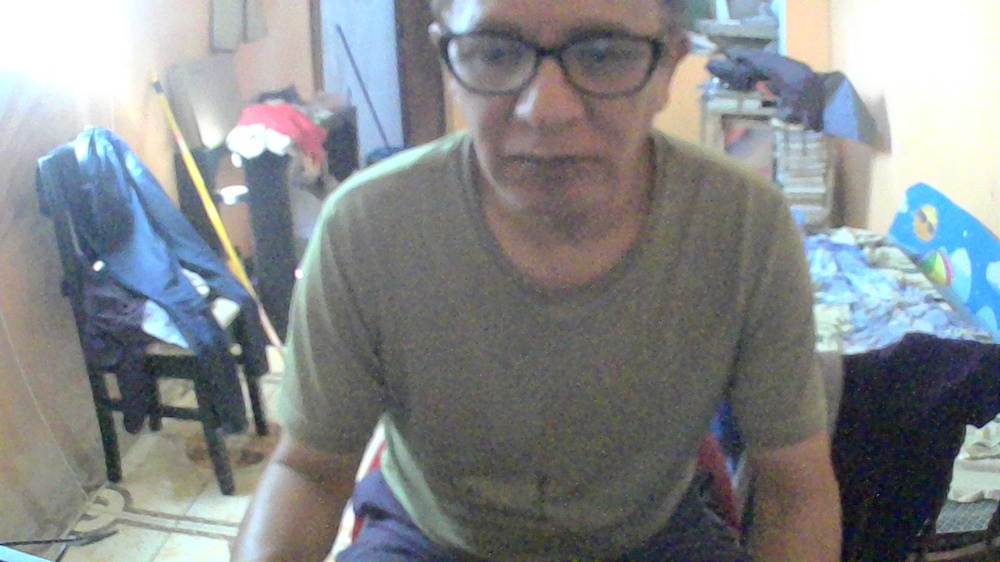
#> input picture temp_uploads/25853baf-da17-422c-9003-387f1fdacb59.jpg, 1000 x 562 px, shrunk from 1920 x 1080 before the run
$ python -i image_preprocessor.py   (imports and definitions only)
#> lines starting #> are read from the running program, lines starting #| are printed output that depends on the picture; after the words box and inside, x2 and y2 are one past the last pixel; in counts of white or black regions, pixels touching at a corner belong together
#> in procesar_completo, imagen is the input picture: shape (562, 1000, 3); mean B, G, R 138.2, 136.4, 132.8
"""
Image Preprocessor - Versión básica para compatibilidad
app/services/image_preprocessor.py

NOTA: Esta es la versión básica usada por vision_service_v2.py
Para la versión mejorada, usa image_preprocessor_v2.py
"""

import cv2
import numpy as np
from pathlib import Path
from typing import Tuple, Dict


class ImagePreprocessor:
    """Pre-procesador básico de imágenes."""

    def __init__(self):
        pass

    def corregir_perspectiva(self, imagen: np.ndarray) -> np.ndarray:
        """Corrección básica de perspectiva."""
        try:
            gray = cv2.cvtColor(imagen, cv2.COLOR_BGR2GRAY)
            blur = cv2.GaussianBlur(gray, (5, 5), 0)
            edges = cv2.Canny(blur, 50, 150)
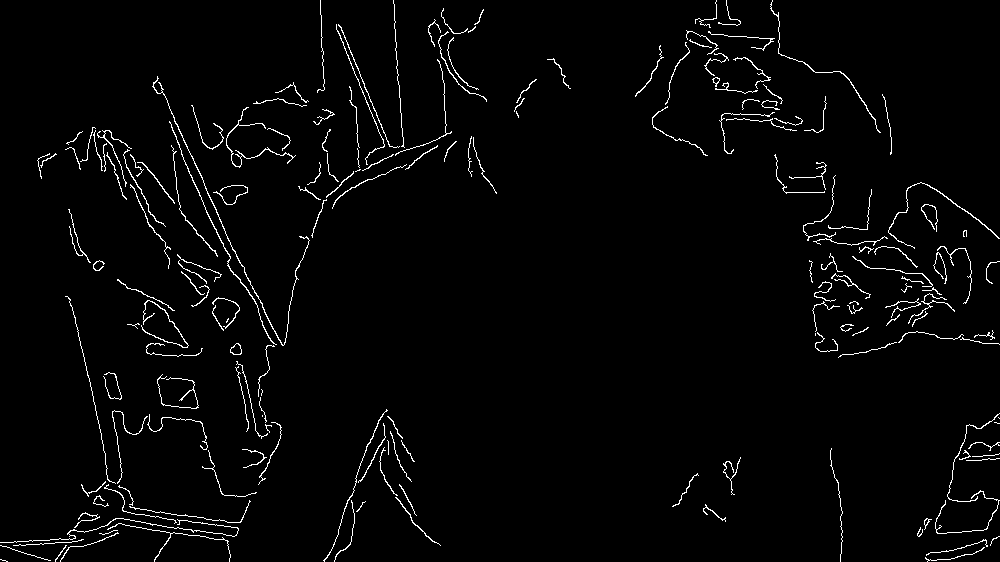
#> edges: shape (562, 1000); 2.4% white in thin lines or dots

            contours, _ = cv2.findContours(edges, cv2.RETR_EXTERNAL, cv2.CHAIN_APPROX_SIMPLE)
#> contours = 181 contours, 141 with area under 20; largest, box (x1, y1, x2, y2) and area: (152, 76, 310, 346) 113, (230, 343, 242, 355) 92, (169, 121, 277, 345) 88, (888, 182, 1000, 249) 76, (226, 107, 296, 168) 64

            if contours:
                largest = max(contours, key=cv2.contourArea)
#> largest = contour of 569 points, box (x1, y1, x2, y2) (152, 76, 310, 346), area 113
                epsilon = 0.02 * cv2.arcLength(largest, True)
#> epsilon = 19
                approx = cv2.approxPolyDP(largest, epsilon, True)
#> approx = [[157, 76], [283, 345], [309, 240], [283, 345]]

                if len(approx) == 4:
                    pts = approx.reshape(4, 2).astype("float32")
#> pts = [[157, 76], [283, 345], [309, 240], [283, 345]]
                    # Transformación básica
                    return imagen

            return imagen
        except:
            return imagen

    def mejorar_iluminacion(self, imagen: np.ndarray) -> np.ndarray:
        """Mejora básica de iluminación."""
        try:
            lab = cv2.cvtColor(imagen, cv2.COLOR_BGR2LAB)
#> lab: shape (562, 1000, 3); mean of channels 0, 1, 2 142.4, 127.8, 126.7
            l, a, b = cv2.split(lab)
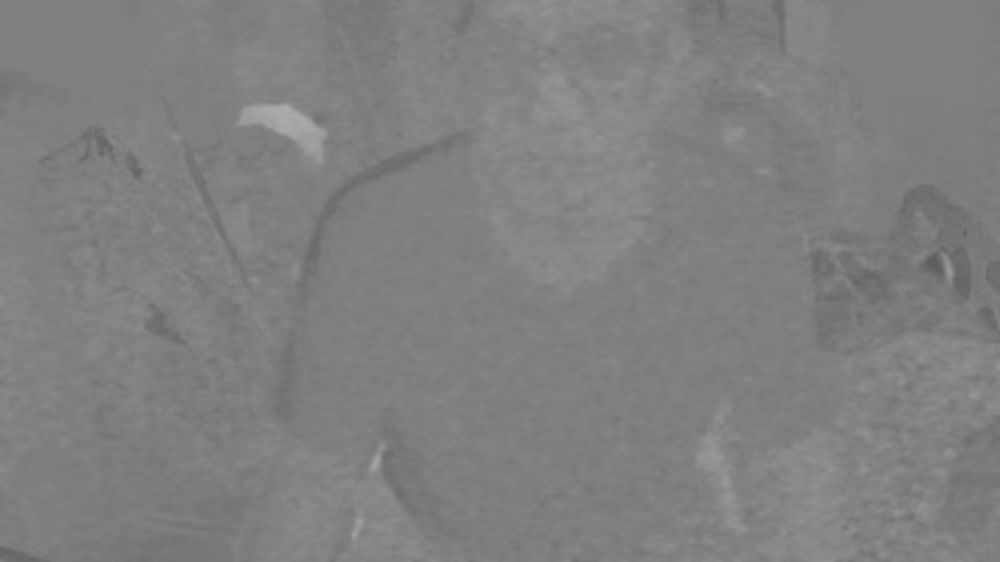
#> a: shape (562, 1000); min 92, max 173, mean 127.8
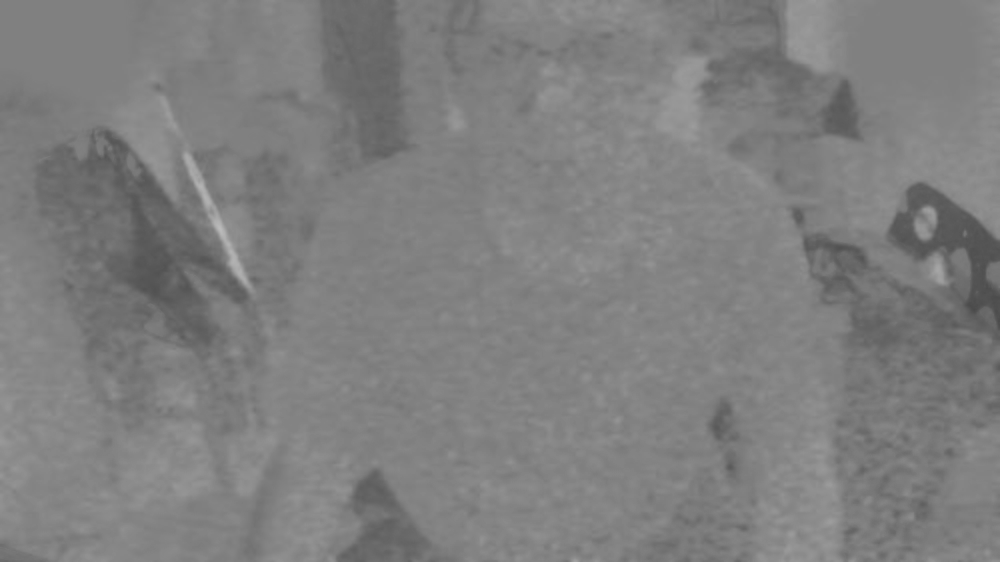
#> b: shape (562, 1000); min 74, max 187, mean 126.7

            clahe = cv2.createCLAHE(clipLimit=2.0, tileGridSize=(8, 8))
            l = clahe.apply(l)
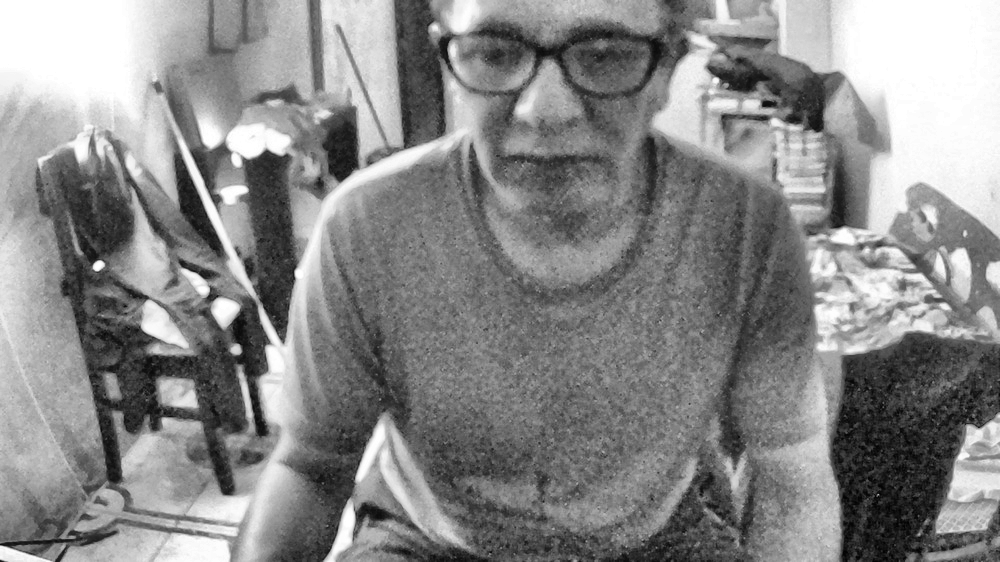
#> l: shape (562, 1000); min 2, max 255, mean 136.7

            lab = cv2.merge([l, a, b])
#> lab: shape (562, 1000, 3); mean of channels 0, 1, 2 136.7, 127.8, 126.7
            return cv2.cvtColor(lab, cv2.COLOR_LAB2BGR)
        except:
            return imagen

    def aumentar_nitidez(self, imagen: np.ndarray) -> np.ndarray:
        """Aumenta nitidez."""
        try:
            kernel = np.array([[-1,-1,-1], [-1,9,-1], [-1,-1,-1]])
            return cv2.filter2D(imagen, -1, kernel)
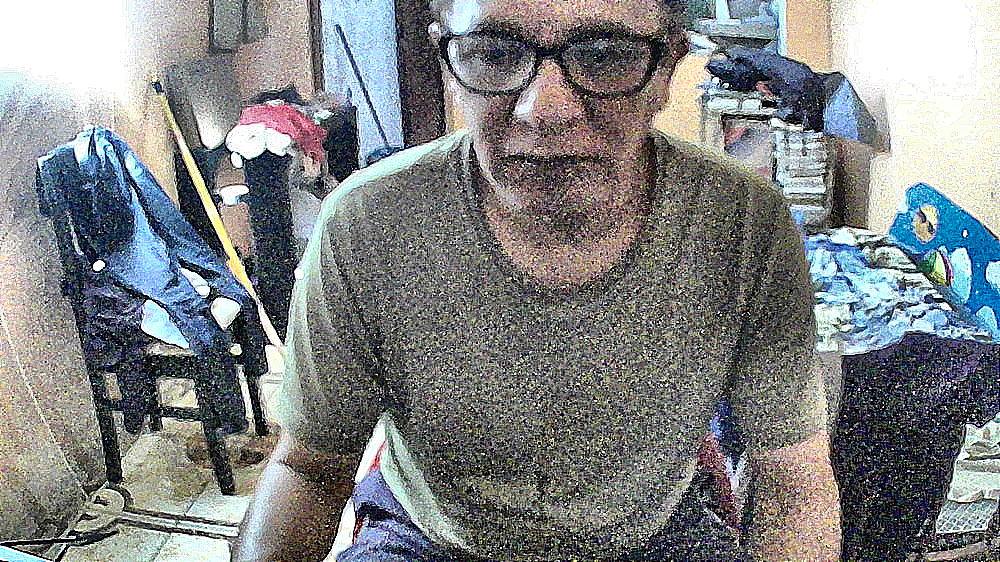
#> returned value: shape (562, 1000, 3); mean of channels 0, 1, 2 132.6, 131.5, 128.6; drawn as B, G, R
        except:
            return imagen

    def binarizar_adaptativo(self, imagen: np.ndarray) -> np.ndarray:
        """Binarización adaptativa."""
        try:
            gray = cv2.cvtColor(imagen, cv2.COLOR_BGR2GRAY)
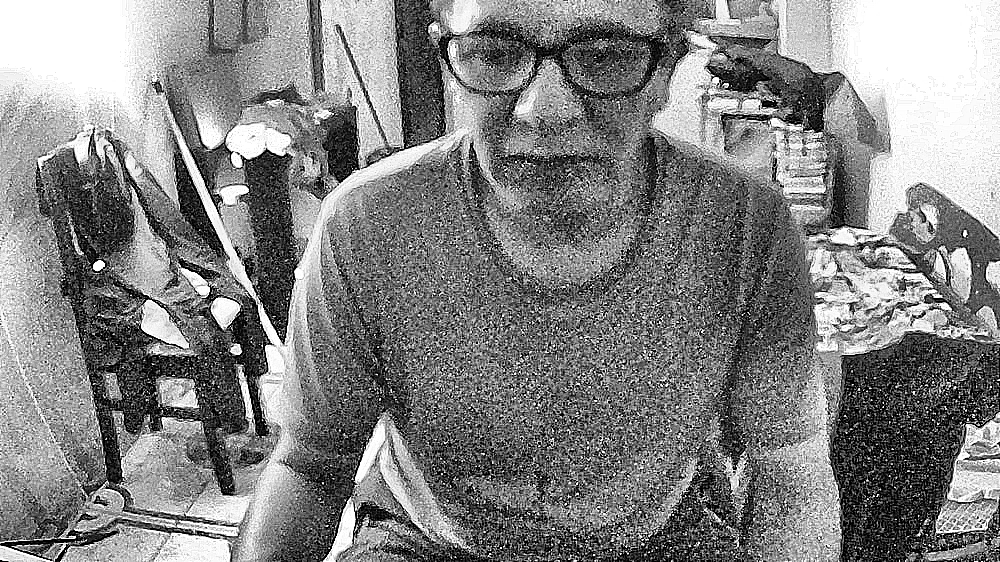
#> gray: shape (562, 1000); min 0, max 255, mean 130.8
            binary = cv2.adaptiveThreshold(
                gray, 255, cv2.ADAPTIVE_THRESH_GAUSSIAN_C,
                cv2.THRESH_BINARY, 11, 2
            )
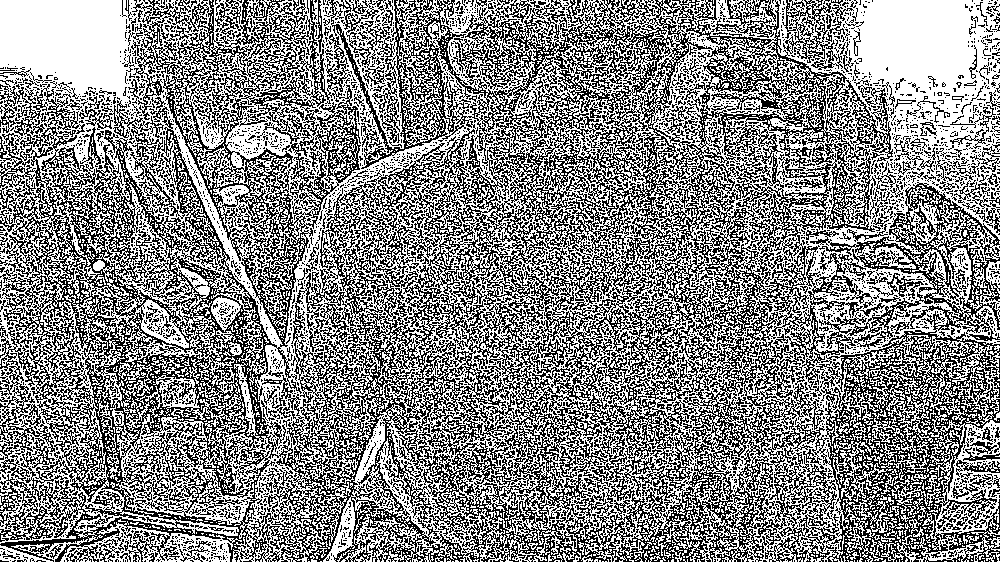
#> binary: shape (562, 1000); 53.6% white; black in thin lines or dots
            return cv2.cvtColor(binary, cv2.COLOR_GRAY2BGR)
#> returned value: shape (562, 1000, 3); 53.6% white; black in thin lines or dots
        except:
            return imagen

    def procesar_completo(self, imagen_path: str) -> Tuple[str, Dict]:
        """Pipeline básico de procesamiento."""
        try:
            imagen = cv2.imread(imagen_path)
            if imagen is None:
                return imagen_path, {"error": "No se pudo cargar", "used": False}

            # Procesamiento simple
            imagen = self.corregir_perspectiva(imagen)
            imagen = self.mejorar_iluminacion(imagen)
            imagen = self.aumentar_nitidez(imagen)
            imagen = self.binarizar_adaptativo(imagen)

            # Guardar
            path_obj = Path(imagen_path)
            output_path = path_obj.parent / f"{path_obj.stem}_processed{path_obj.suffix}"
            cv2.imwrite(str(output_path), imagen)

            return str(output_path), {"used": True, "output_path": str(output_path)}

        except Exception as e:
            return imagen_path, {"error": str(e), "used": False}

>>> result = ImagePreprocessor().procesar_completo('../../temp_uploads/25853baf-da17-422c-9003-387f1fdacb59.jpg')

$ run again, on temp_uploads/e1220230-0de3-4c63-9a82-aa211cac945b.jpg
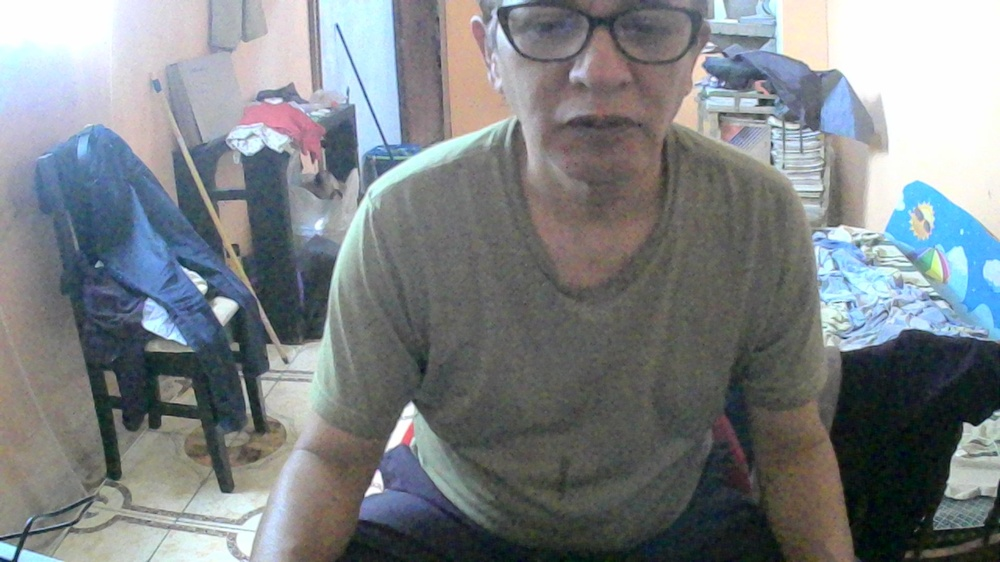
#> input picture temp_uploads/e1220230-0de3-4c63-9a82-aa211cac945b.jpg, 1000 x 562 px, shrunk from 1920 x 1080 before the run
#> in procesar_completo, imagen is the input picture: shape (562, 1000, 3); mean B, G, R 132.7, 129.6, 124.5
#> in corregir_perspectiva, `edges = cv2.Canny(blur, 50, 150)`:
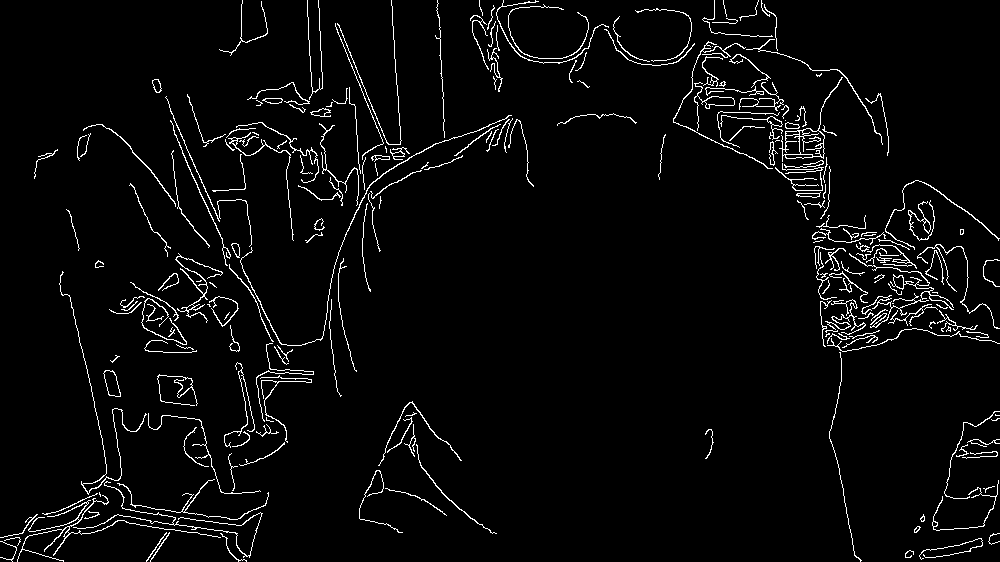
#> edges: shape (562, 1000); 3.6% white in thin lines or dots
#> contours = 234 contours, 161 with area under 20; largest, box (x1, y1, x2, y2) and area: (779, 77, 843, 162) 1066, (103, 370, 121, 397) 286, (694, 82, 735, 131) 247, (849, 253, 954, 310) 162, (17, 495, 221, 562) 136
#> largest = contour of 116 points, box (x1, y1, x2, y2) (779, 77, 843, 162), area 1066
#> epsilon = 6.3
#> approx = contour of 9 points, box (x1, y1, x2, y2) (781, 77, 843, 162), area 890
#> in binarizar_adaptativo, `binary = cv2.adaptiveThreshold( gray, 255, cv2.ADAPTIVE_THRESH_GAUSSIA..`:
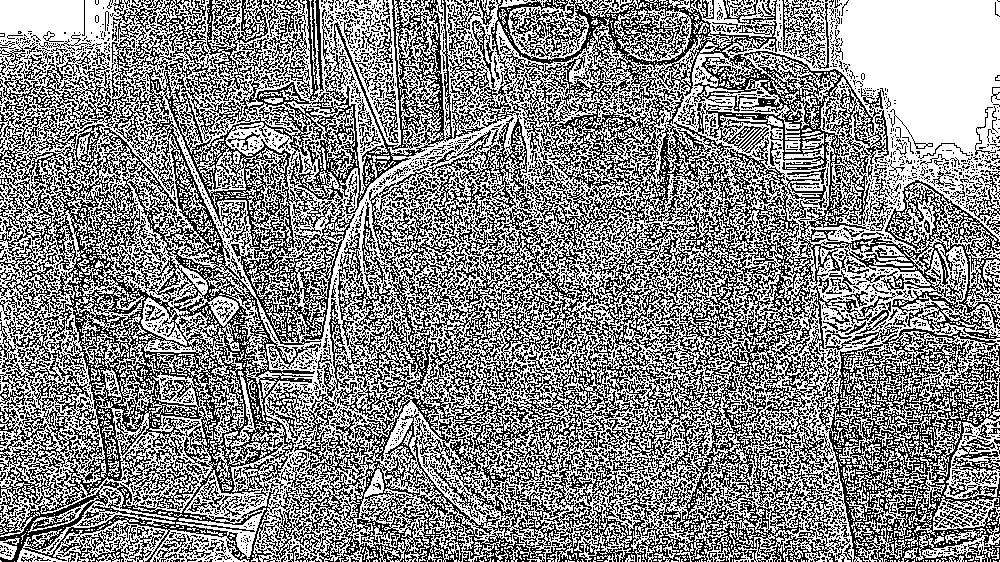
#> binary: shape (562, 1000); 53.9% white; black in thin lines or dots
